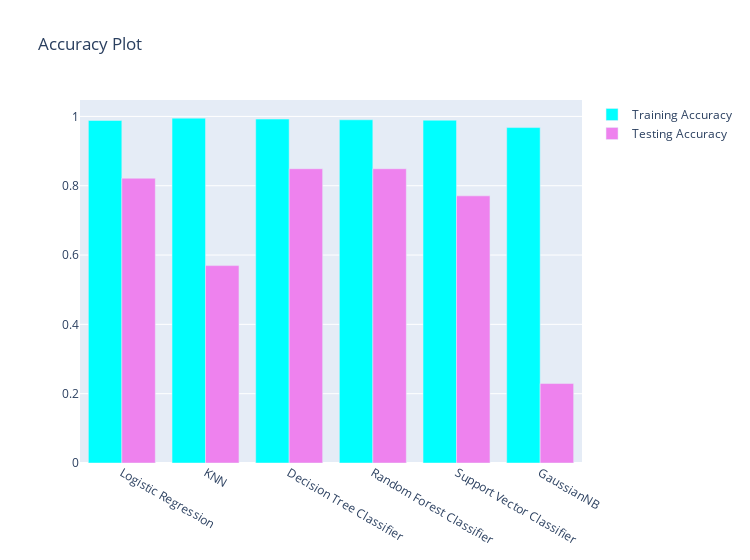

The notebook cell saved with this chart:
### Code cell
x = ['Logistic Regression', 'KNN', 'Decision Tree Classifier','Random Forest Classifier','Support Vector Classifier','GaussianNB']
y1 = [lr_train_acc, knn_train_acc,dt_train_acc,rf_train_acc,svc_train_acc, gnb_train_acc]
y2 = [lr_test_acc, knn_test_acc,dt_test_acc,rf_test_acc,svc_test_acc, gnb_test_acc]

trace1 = go.Bar(x = x, y = y1, name = 'Training Accuracy', marker = dict(color = 'cyan'))
trace2 = go.Bar(x = x, y = y2, name = 'Testing Accuracy', marker = dict(color = 'violet'))
data = [trace1,trace2]
layout = go.Layout(title = 'Accuracy Plot', width = 750)
fig = go.Figure(data = data, layout = layout)
py.iplot(fig)

### Figure 1 — Plotly figure (JSON) as saved in the notebook; plotly's stock layout.template omitted (floating-point values rounded to 4 significant figures)
{"data": [{"marker": {"color": "cyan"}, "name": "Training Accuracy", "type": "bar", "x": ["Logistic Regression", "KNN", "Decision Tree Classifier", "Random Forest Classifier", "Support Vector Classifier", "GaussianNB"], "y": [0.9884, 0.995, 0.9924, 0.9902, 0.989, 0.9678]}, {"marker": {"color": "violet"}, "name": "Testing Accuracy", "type": "bar", "x": ["Logistic Regression", "KNN", "Decision Tree Classifier", "Random Forest Classifier", "Support Vector Classifier", "GaussianNB"], "y": [0.8217, 0.5696, 0.8491, 0.8491, 0.7708, 0.2292]}], "layout": {"title": {"text": "Accuracy Plot"}, "width": 750}}
